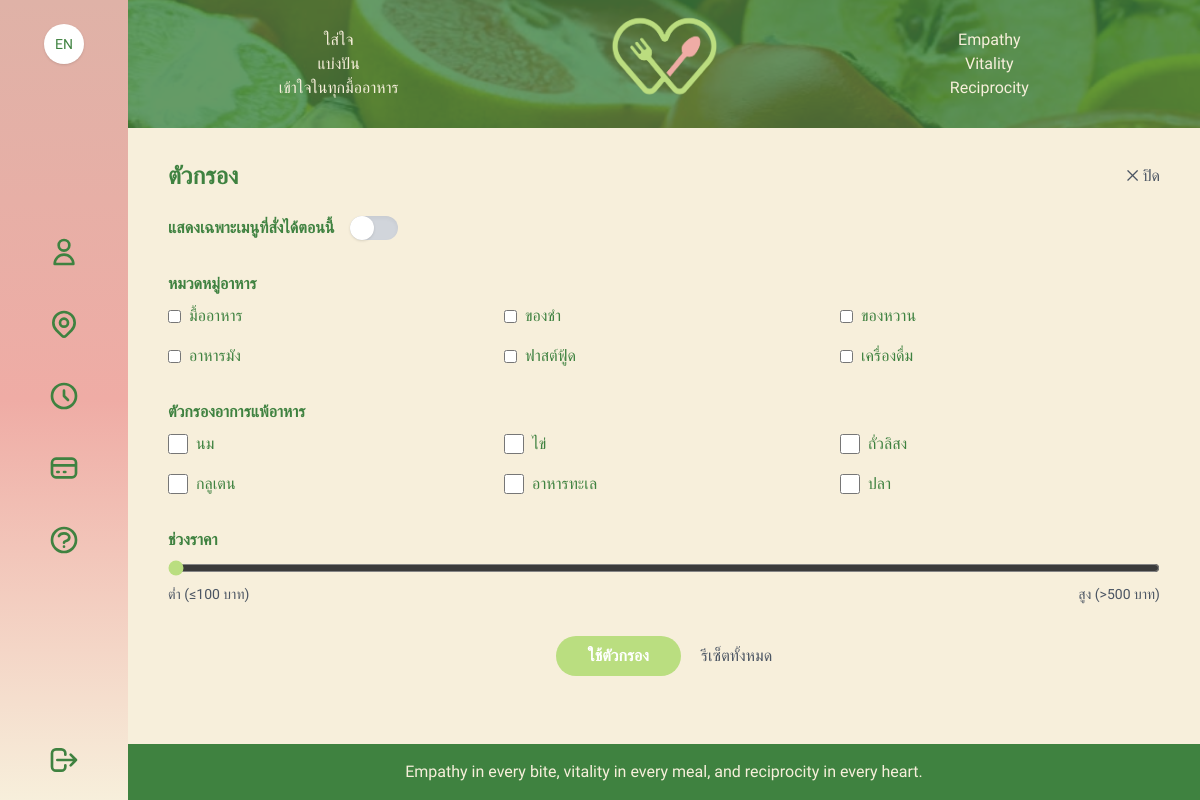
/filter/, run on the app's committed database.
### myapp/models.py (models this page shows, shortened)
class Category(models.Model):
    name         = models.SlugField("รหัสหมวด", max_length=50, unique=True)
    display_name = models.CharField("ชื่อหมวด", max_length=100)
    image        = models.ImageField("รูปหมวด", upload_to='categories/', blank=True)
    class Meta:
        verbose_name        = "หมวดหมู่อาหาร"
        verbose_name_plural = "หมวดหมู่อาหาร"

### myapp/views.py (the view)
# urls.py: path('filter/', views.filter_view, name='filter'),  # ใช้ filter_view เป็นหลัก
def filter_view(request):
    allergy_list = ['ถั่ว', 'นม', 'ไข่', 'อาหารทะเล', 'กลูเตน']
    categories = Category.objects.all()
    return render(request, 'filter.html', {
        'categories': categories,
        'allergy_list': allergy_list,
    })

### myapp/templates/filter.html (shortened to what this page needs)
{% extends 'base.html' %}
{% load static %}
{% load i18n %}
{% block content %}
<div class="container mx-auto px-4 py-8">
  <div class="flex items-center justify-between mb-6">
    <h1 class="text-2xl font-bold">{% trans "Filters" %}</h1>
    <a href="javascript:history.back()" class="text-gray-600 hover:text-gray-800">✕ {% trans "Close" %}</a>
  </div>
  <form method="get" action="{% url 'product_filter' %}" class="space-y-8">
    <div>
      <label class="flex items-center space-x-4">
        <span class="font-semibold">{% trans "Only show menus available now" %}</span>
        <div class="toggle-slot w-12 h-6 bg-gray-300 rounded-full shadow-inner relative">
          <div class="toggle-button absolute w-6 h-6 bg-white rounded-full shadow inset-y-0 left-0"></div>
        </div>
      </label>
    </div>
    <div>
      <h2 class="font-semibold mb-2">{% trans "Food Categories" %}</h2>
      <div class="grid grid-cols-2 sm:grid-cols-3 gap-4">
        {% for cat in categories %}
          <label class="flex items-center space-x-2">
            <input type="checkbox" name="category" value="{{ cat.name }}" class="form-checkbox text-[#bade80]">
            <span>{{ cat.display_name }}</span>
          </label>
        {% endfor %}
      </div>
    </div>
    <div>
      <h2 class="font-semibold mb-2">{% trans "Allergy Filters" %}</h2>
      <div class="grid grid-cols-2 sm:grid-cols-3 gap-4">
        <label class="flex items-center space-x-2">
          <input type="checkbox" name="no_milk" value="1" class="form-checkbox h-5 w-5 text-[#bade80] border-[#bade80]">
          <span>{% trans "Milk" %}</span>
        </label>
        <label class="flex items-center space-x-2">
          <input type="checkbox" name="no_egg" value="1" class="form-checkbox h-5 w-5 text-[#bade80] border-[#bade80]">
          <span>{% trans "Egg" %}</span>
        </label>
        <label class="flex items-center space-x-2">
          <input type="checkbox" name="no_peanut" value="1" class="form-checkbox h-5 w-5 text-[#bade80] border-[#bade80]">
          <span>{% trans "Peanut" %}</span>
        </label>
        <label class="flex items-center space-x-2">
          <input type="checkbox" name="no_gluten" value="1" class="form-checkbox h-5 w-5 text-[#bade80] border-[#bade80]">
          <span>{% trans "Gluten" %}</span>
        </label>
        <label class="flex items-center space-x-2">
          <input type="checkbox" name="no_seafood" value="1" class="form-checkbox h-5 w-5 text-[#bade80] border-[#bade80]">
          <span>{% trans "Seafood" %}</span>
        </label>
        <label class="flex items-center space-x-2">
          <input type="checkbox" name="no_fish" value="1" class="form-checkbox h-5 w-5 text-[#bade80] border-[#bade80]">
          <span>{% trans "Fish" %}</span>
        </label>
      </div>
    </div>
    <div>
      <h2 class="font-semibold mb-2">{% trans "Price Range" %}</h2>
      <div class="flex flex-col space-y-2">
        <input id="priceRange" type="range" name="price" min="0" max="2" step="1" value="0" class="w-full accent-[#bade80]">
        <div class="flex justify-between text-sm text-gray-600">
          <span id="priceValue">{% trans "Low (≤100)" %}</span>
          <span>{% trans "High (>500)" %}</span>
        </div>
      </div>
    </div>
    <div class="text-center mt-8">
      <button type="submit" class="bg-[#bade80] hover:bg-[#a8d266] text-white font-semibold py-2 px-8 rounded-full transition">
        {% trans "Apply Filters" %}
      </button>
      <a href="{% url 'home' %}" class="ml-4 text-gray-600 hover:underline">
        {% trans "Reset All" %}
      </a>
    </div>
  </form>
</div>
{% endblock %}

### myapp/templates/base.html (style rules this page uses)
body { font-family:'Prompt','Montserrat',sans-serif; }

### myapp/templates/filter.html (style rules this page uses)
.toggle-slot { transition: background 0.3s ease; }
.toggle-button { transition: transform 0.3s ease; }

### data on the page
Category: display_name "มื้ออาหาร"
Category: display_name "ของชำ"
Category: display_name "ของหวาน"
Category: display_name "อาหารมัง"
Category: display_name "ฟาสต์ฟู้ด"
Category: display_name "เครื่องดื่ม"
